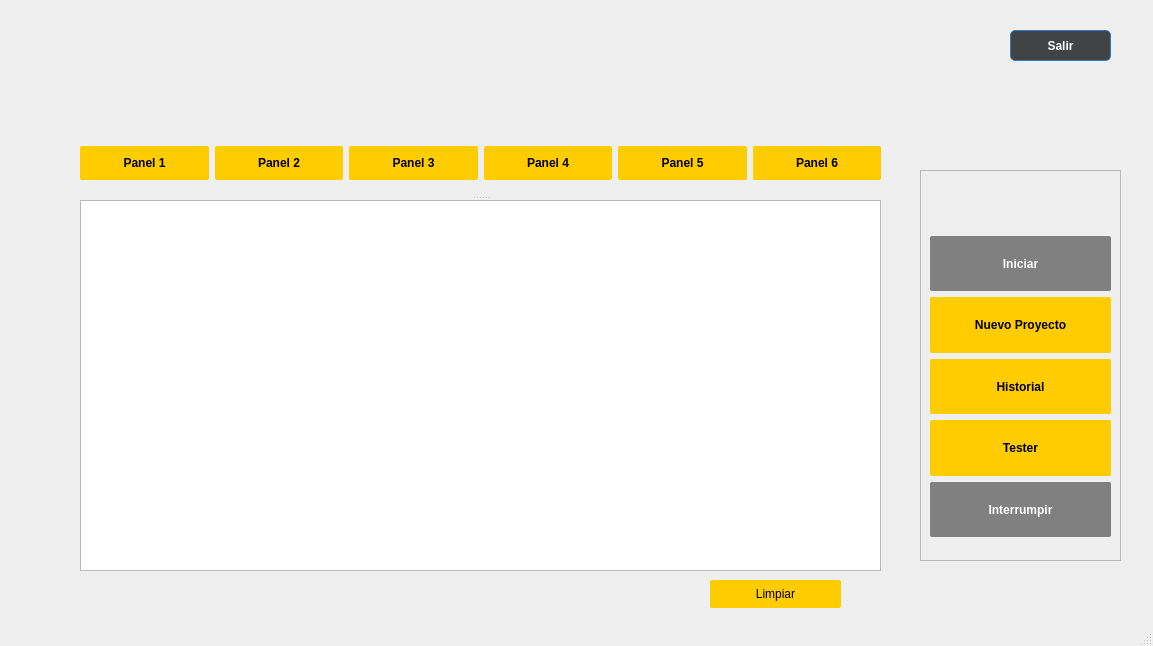
<?xml version="1.0" encoding="UTF-8"?>
<ui version="4.0">
 <class>MainWindow</class>
 <widget class="QMainWindow" name="MainWindow">
  <property name="geometry">
   <rect>
    <x>0</x>
    <y>0</y>
    <width>1153</width>
    <height>646</height>
   </rect>
  </property>
  <property name="sizePolicy">
   <sizepolicy hsizetype="Preferred" vsizetype="Preferred">
    <horstretch>0</horstretch>
    <verstretch>0</verstretch>
   </sizepolicy>
  </property>
  <property name="windowTitle">
   <string>MainWindow</string>
  </property>
  <property name="styleSheet">
   <string notr="true"/>
  </property>
  <widget class="QWidget" name="centralwidget">
   <widget class="QFrame" name="frame">
    <property name="geometry">
     <rect>
      <x>0</x>
      <y>-30</y>
      <width>1181</width>
      <height>731</height>
     </rect>
    </property>
    <property name="styleSheet">
     <string notr="true">#frame{
	background-color:qlineargradient(spread:pad, x1:0, y1:0, x2:1, y2:0, stop:0 #00d2ff, 		stop:1 #3a7bd5);
	border-radius: 20px;

}

.QPushButton{
	border-radius: 2px
}

#btn_panel1, #btn_panel2, #btn_panel3, #btn_panel4,#btn_panel5, #btn_panel6{
	padding: 10px;
	background-color: #FC0;
	font-weight: bold
}

#btn_finProyecto, #btn_iniciar{
	background-color: gray;
	color: white;
	font-weight: bold
}

#btn_historial, #btn_test, #registroBtn{
	background-color: #FC0;
	font-weight: bold;
}

#btn_salir{
	background-color:#414345;
	border-radius:5px;
	border:1px solid #337bc4;
	color:white;
	font-weight:bold;
	text-decoration:none;
}

#btn_salir:hover {
	background-color:#757F9A
}
#btn_salir:active {
	position:relative;
	top:1px;
}
</string>
    </property>
    <property name="frameShape">
     <enum>QFrame::StyledPanel</enum>
    </property>
    <property name="frameShadow">
     <enum>QFrame::Raised</enum>
    </property>
    <widget class="QSplitter" name="splitter_2">
     <property name="geometry">
      <rect>
       <x>80</x>
       <y>160</y>
       <width>801</width>
       <height>441</height>
      </rect>
     </property>
     <property name="orientation">
      <enum>Qt::Vertical</enum>
     </property>
     <widget class="QWidget" name="layoutWidget">
      <layout class="QHBoxLayout" name="horizontalLayout">
       <item>
        <widget class="QPushButton" name="btn_panel1">
         <property name="styleSheet">
          <string notr="true"/>
         </property>
         <property name="text">
          <string>Panel 1</string>
         </property>
         <property name="checkable">
          <bool>true</bool>
         </property>
        </widget>
       </item>
       <item>
        <widget class="QPushButton" name="btn_panel2">
         <property name="text">
          <string>Panel 2</string>
         </property>
         <property name="checkable">
          <bool>true</bool>
         </property>
        </widget>
       </item>
       <item>
        <widget class="QPushButton" name="btn_panel3">
         <property name="text">
          <string>Panel 3</string>
         </property>
         <property name="checkable">
          <bool>true</bool>
         </property>
        </widget>
       </item>
       <item>
        <widget class="QPushButton" name="btn_panel4">
         <property name="text">
          <string>Panel 4</string>
         </property>
         <property name="checkable">
          <bool>true</bool>
         </property>
        </widget>
       </item>
       <item>
        <widget class="QPushButton" name="btn_panel5">
         <property name="text">
          <string>Panel 5</string>
         </property>
         <property name="checkable">
          <bool>true</bool>
         </property>
        </widget>
       </item>
       <item>
        <widget class="QPushButton" name="btn_panel6">
         <property name="text">
          <string>Panel 6</string>
         </property>
         <property name="checkable">
          <bool>true</bool>
         </property>
        </widget>
       </item>
      </layout>
     </widget>
     <widget class="QTextBrowser" name="terminalPanel">
      <property name="font">
       <font>
        <family>Times New Roman</family>
        <pointsize>10</pointsize>
       </font>
      </property>
      <property name="mouseTracking">
       <bool>true</bool>
      </property>
      <property name="tabletTracking">
       <bool>true</bool>
      </property>
      <property name="focusPolicy">
       <enum>Qt::NoFocus</enum>
      </property>
      <property name="contextMenuPolicy">
       <enum>Qt::ActionsContextMenu</enum>
      </property>
      <property name="acceptDrops">
       <bool>false</bool>
      </property>
      <property name="layoutDirection">
       <enum>Qt::LeftToRight</enum>
      </property>
     </widget>
    </widget>
    <widget class="QSplitter" name="splitter">
     <property name="geometry">
      <rect>
       <x>920</x>
       <y>200</y>
       <width>201</width>
       <height>391</height>
      </rect>
     </property>
     <property name="orientation">
      <enum>Qt::Vertical</enum>
     </property>
     <widget class="QFrame" name="frame_2">
      <property name="frameShape">
       <enum>QFrame::StyledPanel</enum>
      </property>
      <property name="frameShadow">
       <enum>QFrame::Raised</enum>
      </property>
      <widget class="QPushButton" name="registroBtn">
       <property name="geometry">
        <rect>
         <x>10</x>
         <y>127</y>
         <width>181</width>
         <height>56</height>
        </rect>
       </property>
       <property name="sizePolicy">
        <sizepolicy hsizetype="Preferred" vsizetype="Fixed">
         <horstretch>0</horstretch>
         <verstretch>0</verstretch>
        </sizepolicy>
       </property>
       <property name="text">
        <string>Nuevo Proyecto</string>
       </property>
       <property name="checkable">
        <bool>true</bool>
       </property>
      </widget>
      <widget class="QPushButton" name="btn_test">
       <property name="geometry">
        <rect>
         <x>10</x>
         <y>250</y>
         <width>181</width>
         <height>56</height>
        </rect>
       </property>
       <property name="sizePolicy">
        <sizepolicy hsizetype="Minimum" vsizetype="Fixed">
         <horstretch>0</horstretch>
         <verstretch>0</verstretch>
        </sizepolicy>
       </property>
       <property name="text">
        <string>Tester</string>
       </property>
       <property name="checkable">
        <bool>true</bool>
       </property>
      </widget>
      <widget class="QPushButton" name="btn_historial">
       <property name="geometry">
        <rect>
         <x>10</x>
         <y>189</y>
         <width>181</width>
         <height>55</height>
        </rect>
       </property>
       <property name="sizePolicy">
        <sizepolicy hsizetype="Minimum" vsizetype="Fixed">
         <horstretch>0</horstretch>
         <verstretch>0</verstretch>
        </sizepolicy>
       </property>
       <property name="text">
        <string>Historial</string>
       </property>
       <property name="checkable">
        <bool>true</bool>
       </property>
      </widget>
      <widget class="QPushButton" name="btn_iniciar">
       <property name="enabled">
        <bool>false</bool>
       </property>
       <property name="geometry">
        <rect>
         <x>10</x>
         <y>66</y>
         <width>181</width>
         <height>55</height>
        </rect>
       </property>
       <property name="sizePolicy">
        <sizepolicy hsizetype="Preferred" vsizetype="Fixed">
         <horstretch>0</horstretch>
         <verstretch>0</verstretch>
        </sizepolicy>
       </property>
       <property name="text">
        <string>Iniciar</string>
       </property>
       <property name="checkable">
        <bool>true</bool>
       </property>
       <property name="checked">
        <bool>false</bool>
       </property>
      </widget>
      <widget class="QPushButton" name="btn_finProyecto">
       <property name="enabled">
        <bool>false</bool>
       </property>
       <property name="geometry">
        <rect>
         <x>10</x>
         <y>312</y>
         <width>181</width>
         <height>55</height>
        </rect>
       </property>
       <property name="text">
        <string>Interrumpir</string>
       </property>
       <property name="checkable">
        <bool>true</bool>
       </property>
      </widget>
     </widget>
    </widget>
    <widget class="QLabel" name="label">
     <property name="geometry">
      <rect>
       <x>40</x>
       <y>30</y>
       <width>91</width>
       <height>81</height>
      </rect>
     </property>
     <property name="styleSheet">
      <string notr="true">border-image:url(:/ubb/Escudo color gradiente 2.png)</string>
     </property>
     <property name="text">
      <string/>
     </property>
     <property name="pixmap">
      <pixmap>../../../Escudo color gradiente 2.png</pixmap>
     </property>
     <property name="scaledContents">
      <bool>true</bool>
     </property>
    </widget>
    <widget class="QPushButton" name="btn_salir">
     <property name="geometry">
      <rect>
       <x>1010</x>
       <y>60</y>
       <width>101</width>
       <height>31</height>
      </rect>
     </property>
     <property name="text">
      <string>Salir</string>
     </property>
     <property name="checkable">
      <bool>true</bool>
     </property>
    </widget>
    <widget class="QPushButton" name="limpiar">
     <property name="geometry">
      <rect>
       <x>710</x>
       <y>610</y>
       <width>131</width>
       <height>28</height>
      </rect>
     </property>
     <property name="styleSheet">
      <string notr="true">background-color:rgb(255, 204, 0);</string>
     </property>
     <property name="text">
      <string>Limpiar</string>
     </property>
    </widget>
   </widget>
  </widget>
  <widget class="QStatusBar" name="statusbar"/>
 </widget>
 <resources/>
 <connections/>
</ui>
